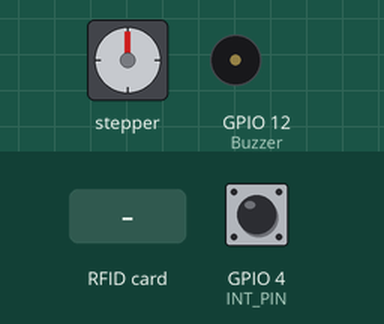
This sketch was run on a simulated ESP32. On the bench: stepper motor, buzzer (waves = sounding, pin HIGH). The inputs (shaded band) are chosen by the test bench; at power-on: GPIO 4 (INT_PIN) HIGH. WiFi joins after 1.5 s; servers stay silent unless stated; storage starts empty; stepper angles assume 4096 steps per turn; what the sketch prints to the serial monitor is not drawn.

Above: at 3.1 s.
3.2 s: RFID card EE C5 E1 1D held to the reader
At 3.45 s:
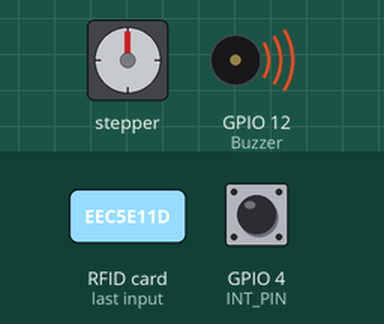
At 4.52 s:
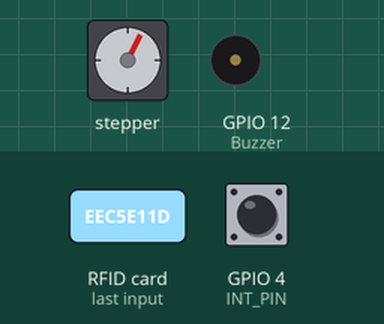
12.2 s: RFID card 70 33 88 56 held to the reader
At 14.08 s:
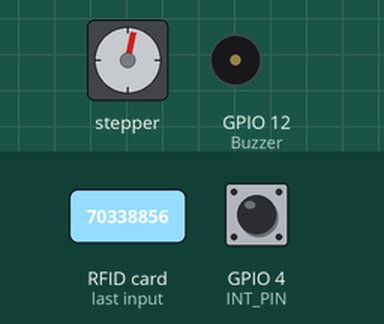
Timing chart, 0 to 21.2 s (numbered marks = the images above; inputs shaded):
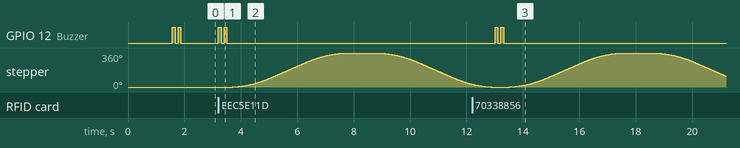

Measured:
- after the input at 3.2 s, GPIO 12 (Buzzer): alternates HIGH for 0.10 s and LOW for 0.10 s, 4 changes in all, then stays LOW, starting at once; stepper: turns 360° clockwise in 4.1 s, then 331° counter-clockwise in 3.4 s
- after the input at 12.2 s, GPIO 12 (Buzzer): alternates HIGH for 0.10 s and LOW for 0.10 s, 4 changes in all, then stays LOW, starting after 0.81 s

The sketch:

RFID_ESP32_With_NFC.ino
```cpp
// Header files for NFC
#include <SPI.h>
#include <MFRC522.h>
#include <AccelStepper.h>

// Header files for WIFI
#include <WiFi.h>
#include <SPIFFS.h>
#include <ArduinoJson.h>
#include <ESPAsyncWebServer.h>

const uint8_t PinA = 14;
const uint8_t PinB = 27;
const uint8_t PinC = 26;
const uint8_t PinD = 25;
const uint8_t Buzzer = 12;
const uint8_t SS_PIN = 5;
const uint8_t RST_PIN = 22;
const uint8_t INT_PIN = 4;

const String LOGIN_USER = "admin";
const String LOGIN_PASSWORD = "stas";
const String WIFI_SSID = "STAS-507";
const String WIFI_PASSWORD = "manke666";

volatile boolean isOpenDoor = false;
volatile boolean isDetectedCard = false;
const int16_t stepsPerRevolution = 4096;

const uint8_t UID[][4] = {
  // 蔡建文
  {0xEE, 0xC5, 0xE1, 0x1D},
  // 童浩然
  {0x70, 0x33, 0x88, 0x56}
};

MFRC522 rfid = MFRC522(SS_PIN, RST_PIN);
AccelStepper stepper(8, PinA, PinC, PinB, PinD);
AsyncWebServer server(80);

void ringBuzzer(uint8_t);
void UID_ISR();
bool checkUID();
void openDoor();

// Header files for custom function
#include "WIFI_WS.h"

void setup() {
  SPI.begin();
  Serial.begin(115200);
  pinMode(Buzzer, OUTPUT);
  attachInterrupt(digitalPinToInterrupt(INT_PIN), UID_ISR, FALLING);
  rfid.PCD_Init();

  stepper.setMaxSpeed(1500.0);
  stepper.setAcceleration(1000.0);
  stepper.runToNewPosition(0);

  WIFI_Init();
  Server_Init();

  ringBuzzer(100);
}

void loop() {
  readCard();
  if (isOpenDoor)openDoor();
}

void ringBuzzer(uint8_t duration) {
  for (uint8_t i = 0; i < 2; i++) {
    digitalWrite(Buzzer, HIGH);
    delay(duration);
    digitalWrite(Buzzer, LOW);
    delay(100);
  }
}

void UID_ISR() {
  isDetectedCard = true;
}

bool checkUID() {
  for (uint8_t i = 0; i < sizeof(UID) / (sizeof(uint8_t) * 4); i++) {
    for (uint8_t j = 0, k = 0; j < 4; j++) {
      if (rfid.uid.uidByte[j] != UID[i][j])k++;
      if (!k)return true;
    }
  }
  return false;
}

void readCard() {
  // uncomment it for interrupt detect
  // if (!isDetectedCard)return;
  // delay(300);
  if (!rfid.PICC_IsNewCardPresent())return;
  if (!rfid.PICC_ReadCardSerial())return;

  if (checkUID()) {
    isOpenDoor = true;
  }
  else {
    ringBuzzer(200);
  }

  rfid.PICC_HaltA();
  rfid.PCD_StopCrypto1();
  isDetectedCard = false;
}

void openDoor() {
  ringBuzzer(100);
  stepper.runToNewPosition(stepsPerRevolution);
  delay(1000);
  stepper.runToNewPosition(0);
  isOpenDoor = false;
}
```

WIFI_WS.h
```cpp
void notFound(AsyncWebServerRequest* request) {
  request->send(404, "text/plain", "Page Not found");
}

void WiFiStationDisconnected(WiFiEvent_t event, WiFiEventInfo_t info) {
  // Reconnect
  Serial.print("WiFi lost connection. Reason: ");
  Serial.println(info.wifi_sta_disconnected.reason);
  Serial.println("Trying to Reconnect");
  WiFi.begin(WIFI_SSID.c_str(), WIFI_PASSWORD.c_str());
}

void WIFI_Init() {
  // Init SPIFFS
  if (!SPIFFS.begin()) {
    Serial.println("An Error has occurred while mounting SPIFFS");
    return;
  }

  // change hostname to unlockdoor-507
  String hostname = "unlockdoor-507";
  WiFi.mode(WIFI_STA);
  WiFi.config(INADDR_NONE, INADDR_NONE, INADDR_NONE, INADDR_NONE);
  WiFi.setHostname(hostname.c_str());

  // Set WIFI disconnect event
  WiFi.onEvent(WiFiStationDisconnected, WiFiEvent_t::ARDUINO_EVENT_WIFI_STA_DISCONNECTED);

  // Set station mode
  WiFi.begin(WIFI_SSID.c_str(), WIFI_PASSWORD.c_str());
  Serial.print("Connecting to ");
  Serial.print(WIFI_SSID);

  // Connect to WIFI
  while (WiFi.status() != WL_CONNECTED) {
    delay(500);
    Serial.print('.');
  }
  Serial.println();
  Serial.println(WiFi.localIP());
}

void Server_Init() {
  // Home page
  server.on("/", [](AsyncWebServerRequest * request) {
    // Get POST data
    String user = "", pwd = "";
    uint8_t params = request->params();
    for (uint8_t i = 0; i < params; i++) {
      AsyncWebParameter* p = request->getParam(i);
      if (p->isPost()) {
        if (strcmp(p->name().c_str(), "username") == 0) {
          user = p->value().c_str();
        } else if (strcmp(p->name().c_str(), "password") == 0) {
          pwd = p->value().c_str();
        }
      }
    }

    // check user and pwd
    if (user == LOGIN_USER && pwd == LOGIN_PASSWORD) {
      request->send(SPIFFS, "/index.html", "text/html");
    } else {
      request->redirect("/login");
    }
  });

  // Login page
  server.on("/login", HTTP_GET, [](AsyncWebServerRequest * request) {
    request->send(SPIFFS, "/login.html", "text/html");
  });

  server.on("/favicon.png", HTTP_GET, [](AsyncWebServerRequest * request) {
    request->send(SPIFFS, "/favicon.png", "image/png");
  });

  server.on("/unlockdoor", HTTP_POST, [](AsyncWebServerRequest * request) {
    isOpenDoor = true;
    request->send_P(200, "text/plain", "Ok");
    Serial.println("Ok");
  });

  server.onNotFound(notFound);
  server.begin();
}
```
